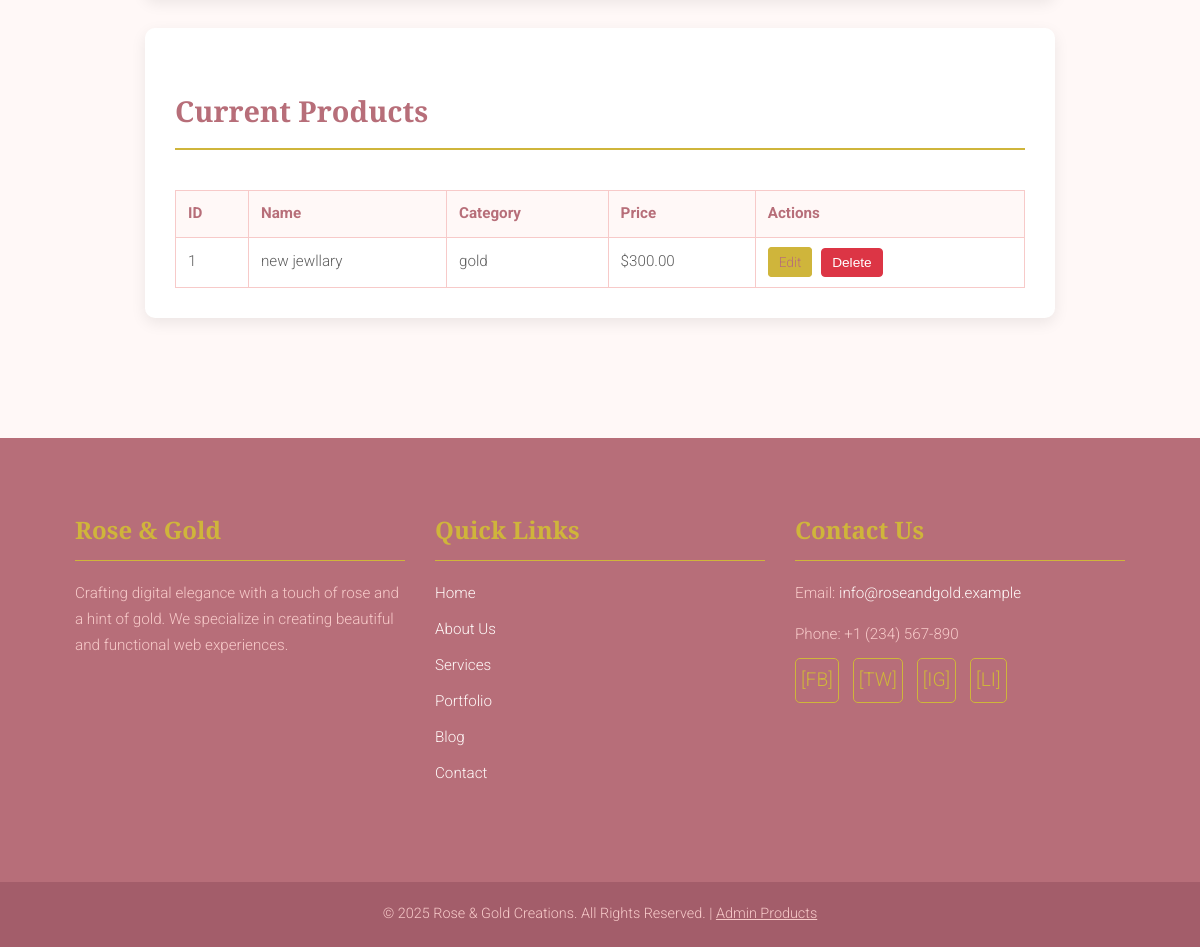
Page /admin_products.php (signed in, lower part) on the earlier database version.
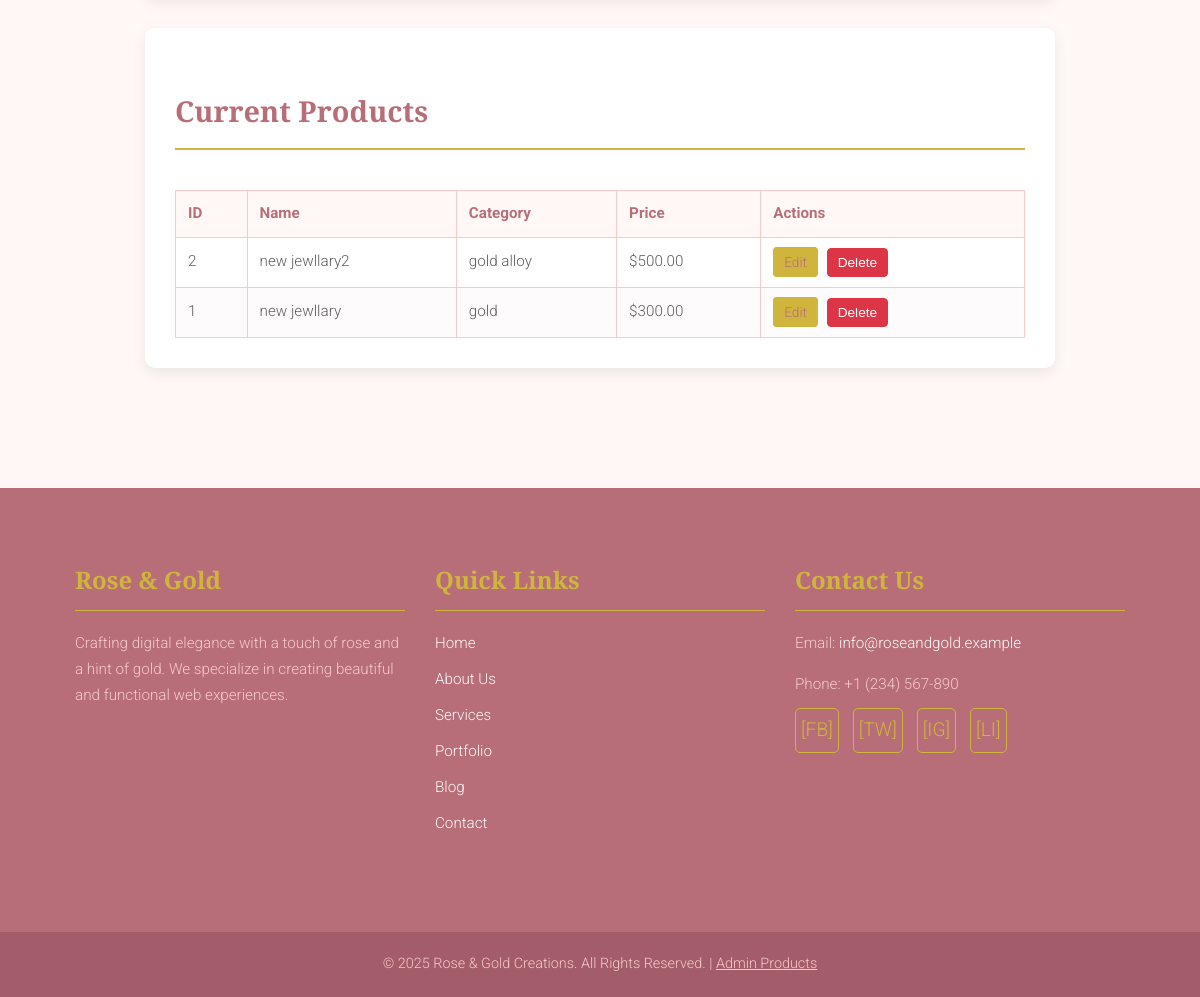
Same page on the later database version.
### tables this page shows
CREATE TABLE products (
        id INTEGER PRIMARY KEY AUTOINCREMENT,
        name TEXT NOT NULL,
        category TEXT,
        description TEXT,
        price REAL NOT NULL,
        image_url TEXT 
    );

### admin_products.php (the view, shortened to what this page needs)
<?php
require_once 'db_config.php';
require_once 'header.php';
?>
<main class="content-area admin-page">
    <section class="content-section product-list-section animated-section">
        <h3>Current Products</h3>
        <div class="admin-table-container">
            <table>
                <thead>
                    <tr>
                        <th>ID</th>
                        <th>Name</th>
                        <th>Category</th>
                        <th>Price</th>
                        <th>Actions</th>
                    </tr>
                </thead>
                <tbody>
                    <?php
                    try {
                        $stmt_select = $pdo->query("SELECT id, name, category, price FROM products ORDER BY id DESC");
                        $products = $stmt_select->fetchAll(PDO::FETCH_ASSOC);
                        if (count($products) > 0) {
                            foreach ($products as $product) {
                                echo "<tr>";
                                echo "<td>" . htmlspecialchars($product['id']) . "</td>";
                                echo "<td>" . htmlspecialchars($product['name']) . "</td>";
                                echo "<td>" . htmlspecialchars($product['category']) . "</td>";
                                echo "<td>$" . htmlspecialchars(number_format($product['price'], 2)) . "</td>";
                                echo "<td>";
                                echo "<a href='admin_products.php?edit_id=" . htmlspecialchars($product['id']) . "' class='btn-edit'>Edit</a> ";
                                echo "<form action='admin_products.php' method='POST' style='display:inline;' onsubmit='return confirm(\"Are you sure you want to delete this product?\");'>";
                                echo "<button type='submit' name='delete_product' class='btn-delete'>Delete</button>";
                                echo "</form>";
                                echo "</td>";
                                echo "</tr>";
                            }
                        } else {
                            echo "<tr><td colspan='5' style='text-align:center;'>No products found. Add some!</td></tr>";
                        }
                    } catch (PDOException $e) {
                        echo "<tr><td colspan='5' style='text-align:center;'>Error fetching products: " . $e->getMessage() . "</td></tr>";
                    }
                    ?>
                </tbody>
            </table>
        </div>
    </section>
</main>
<?php require_once 'footer.php';  ?>

### header.php (shortened to what this page needs)
<!DOCTYPE html>
<html lang="en">
<head>
    <link rel="stylesheet" href="css/global.css">
    <link rel="stylesheet" href="css/header.css">
    <link rel="stylesheet" href="css/footer.css">
    <link rel="stylesheet" href="css/about.css">
    <link rel="stylesheet" href="css/products.css">
    <link rel="stylesheet" href="css/cart.css">
    <link rel="stylesheet" href="css/admin.css">
    <link rel="stylesheet" href="css/auth.css">
    <link rel="stylesheet" href="css/contact.css">
    <link rel="stylesheet" href="css/index.css">
</head>
<body>

### footer.php (shortened to what this page needs)
    <footer class="site-footer animated-footer">
        <div class="footer-container">
            <div class="footer-column about-column">
                <h4>Rose & Gold</h4>
                <p>Crafting digital elegance with a touch of rose and a hint of gold. We specialize in creating beautiful and functional web experiences.</p>
            </div>
            <div class="footer-column links-column">
                <h4>Quick Links</h4>
                <ul>
                    <li><a href="index.php">Home</a></li>
                    <li><a href="#">About Us</a></li>
                    <li><a href="#">Services</a></li>
                    <li><a href="#">Portfolio</a></li>
                    <li><a href="#">Blog</a></li>
                    <li><a href="#">Contact</a></li>
                </ul>
            </div>
            <div class="footer-column contact-column">
                <h4>Contact Us</h4>
                <p>Email: <a href="mailto:info@roseandgold.example">info@roseandgold.example</a></p>
                <p>Phone: +1 (234) 567-890</p>
                <div class="social-media-links">
                    <a href="#" class="social-icon">[FB]</a>
                    <a href="#" class="social-icon">[TW]</a>
                    <a href="#" class="social-icon">[IG]</a>
                    <a href="#" class="social-icon">[LI]</a>
                </div>
            </div>
        </div>
        <div class="footer-bottom">
            <p>&copy; <?php echo date("Y"); ?> Rose & Gold Creations. All Rights Reserved. | <a href="admin_products.php" style="color: #F7CAC9; text-decoration: underline;">Admin Products</a></p>
        </div>
    </footer>
</body>
</html>

### css/global.css (style rules this page uses)
body { font-family: 'Roboto', sans-serif; margin: 0; background-color: #FFF8F7; color: #5D5D5D; line-height: 1.7; font-weight: 300; }
.content-area { padding: 30px 20px; text-align: center; animation: fadeIn 1.2s ease-in 0.3s; animation-fill-mode: backwards; margin-top: 80px; }
.content-section { background-color: #ffffff; margin: 30px auto; padding: 30px; border-radius: 10px; box-shadow: 0 5px 15px rgba(0,0,0,0.08); max-width: 850px; text-align: left; animation: fadeInUp 1s ease-out 0.5s; animation-fill-mode: backwards; }
.content-section h3 { font-family: 'Playfair Display', serif; color: #B76E79; border-bottom: 2px solid #CFB53B; padding-bottom: 12px; margin-bottom: 20px; font-size: 1.8em; font-weight: 700; }
a { color: #B76E79; text-decoration: none; transition: color 0.3s ease, background-color 0.3s ease; }

### css/footer.css (style rules this page uses)
.animated-footer { animation: fadeInUp 1s ease-out 0.2s; animation-fill-mode: backwards; position: relative; margin-top: 60px; padding: 40px 0 0; background-color: #B76E79; color: #FFF8F7; }
.footer-container { width: 90%; max-width: 1200px; margin: 0 auto; display: flex; justify-content: space-between; flex-wrap: wrap; padding-bottom: 30px; }
.footer-column { flex: 1; min-width: 250px; margin: 0 15px 30px; }
.footer-column h4 { font-family: 'Playfair Display', serif; font-size: 1.5em; color: #CFB53B; margin-bottom: 20px; border-bottom: 1px solid #CFB53B; padding-bottom: 10px; font-weight: 700; }
.footer-column p, .footer-column li { font-size: 0.95em; margin-bottom: 10px; color: #F7CAC9; }
.footer-column ul { list-style: none; padding: 0; }
.footer-column a { color: #FFF8F7; text-decoration: none; transition: color 0.3s ease, padding-left 0.3s ease; }
.social-media-links .social-icon { display: inline-block; margin-right: 10px; font-size: 1.2em; padding: 5px; border: 1px solid #CFB53B; border-radius: 5px; color: #CFB53B; }
.footer-bottom { background-color: #A35D6A; text-align: center; padding: 20px 0; margin-top: 20px; }
.footer-bottom p { margin: 0; font-size: 0.9em; color: #F7CAC9; }

### css/admin.css (style rules this page uses)
.admin-table-container { overflow-x: auto; }
.admin-page table { width: 100%; border-collapse: collapse; margin-top: 20px; font-size: 0.95em; }
.admin-page th, .admin-page td { border: 1px solid #F7CAC9; padding: 10px 12px; text-align: left; vertical-align: middle; }
.admin-page thead { background-color: #FFF8F7; }
.admin-page th { font-weight: 700; color: #B76E79; }
.admin-page tbody tr:nth-child(even) { background-color: #fdfbfb; }
.btn-edit, .btn-delete { padding: 6px 10px; border-radius: 4px; text-decoration: none; font-size: 0.9em; margin-right: 5px; cursor: pointer; transition: background-color 0.3s, color 0.3s, border-color 0.3s; }
.btn-edit { background-color: #CFB53B; color: #B76E79; border: 1px solid #CFB53B; }
.btn-delete { background-color: #dc3545; color: white; border: 1px solid #dc3545; }
.admin-page .animated-section { opacity: 0; animation-fill-mode: forwards; }
.admin-page .product-list-section.animated-section { animation-name: fadeInUp; animation-duration: 0.8s; animation-delay: 0.4s; }

Differences in the rows shown:
added products: id "2", name "new jewllary2", category "gold alloy", price "500.00"
